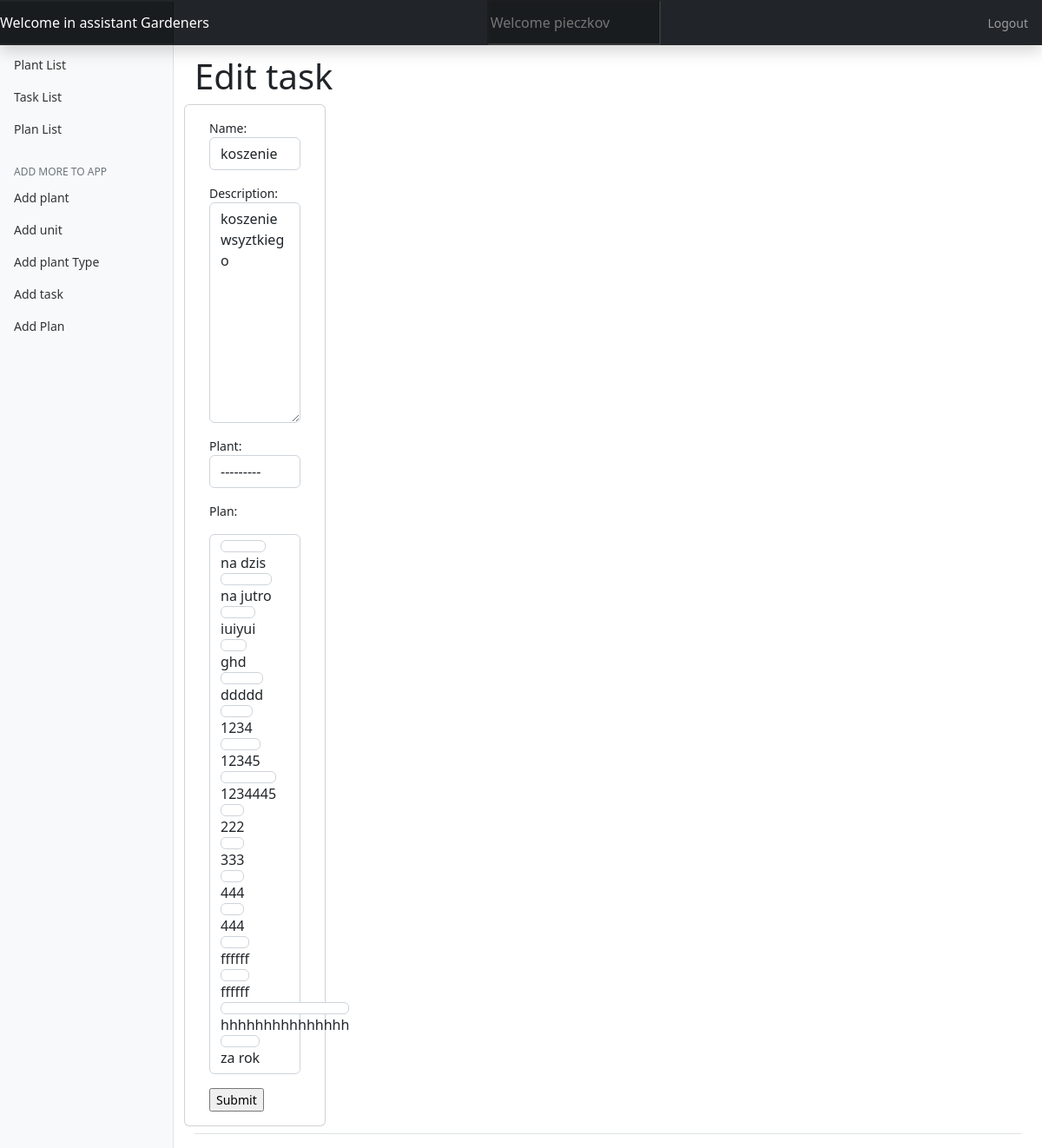
The app's page /task_view/update/1/ (signed in), older data.
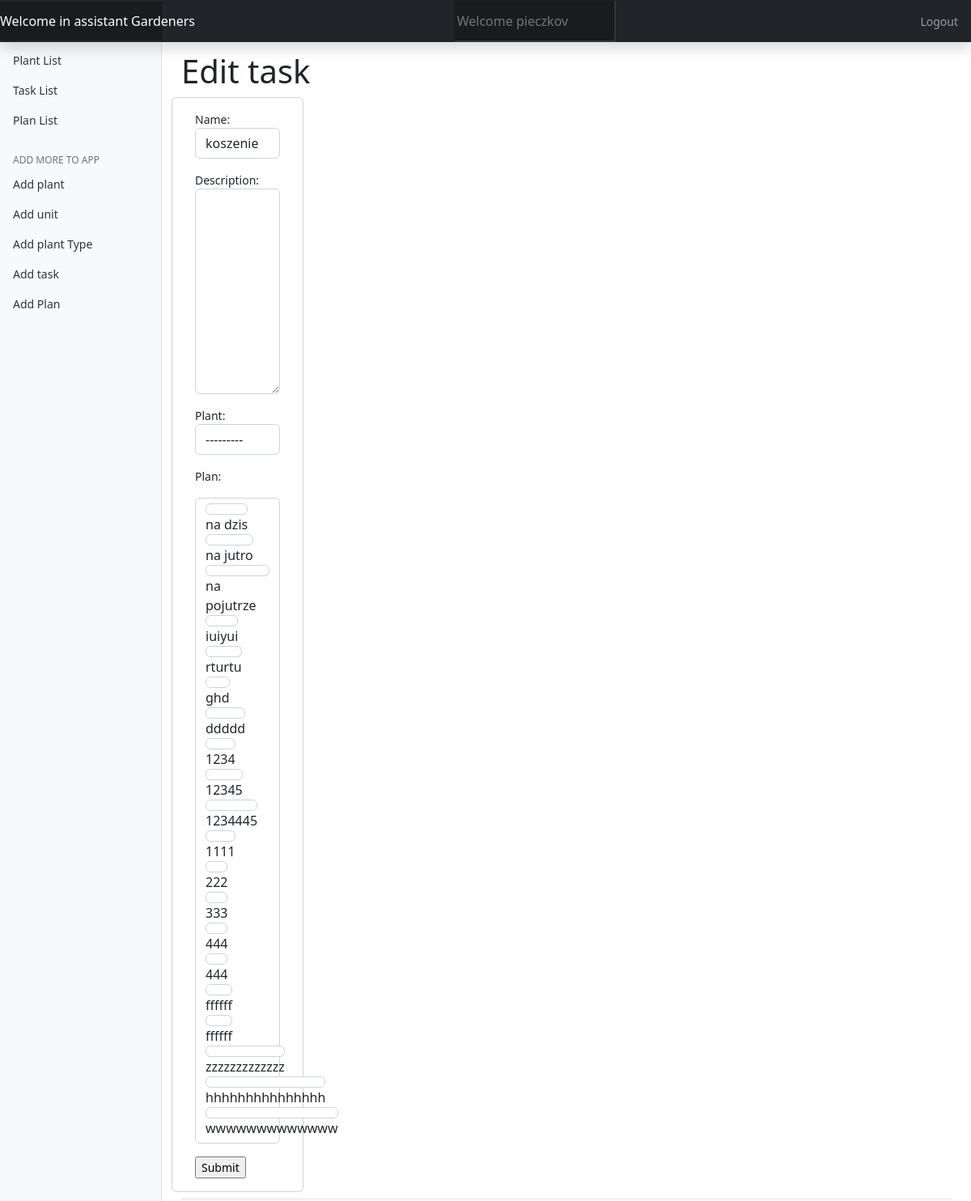
The same page, newer data.
### garden_app/models.py (models this page shows, shortened)
class Task(models.Model):
    name = models.CharField(max_length=60)
    description = models.TextField(blank=True, null=True)
    plant = models.ForeignKey(Plant, default=None, null=True, blank=True, on_delete=models.CASCADE)
    plan = models.ManyToManyField(PlanOfWork, blank=True)

class Plant(models.Model):
    name = models.CharField(max_length=60)
    species = models.CharField(null=True, blank=True, max_length=60)
    description = models.TextField(blank=True, null=True)
    amount = models.IntegerField(default=1)
    unit = models.ForeignKey(Unit, on_delete=models.CASCADE)
    type = models.ForeignKey(PlantType, on_delete=models.CASCADE)
    def __str__(self):
        return f"{self.name} {self.type.name}"

class PlantType(models.Model):
    name = models.CharField(max_length=60)

class PlanOfWork(models.Model):
    name = models.CharField(max_length=60)
    description = models.TextField(blank=True, null=True)
    created = models.DateField(auto_now=True)
    date = models.DateField(default=date.today)
    def __str__(self):
        return f"{self.name}"

### garden_app/views.py (the view)
# urls.py: path("task_view/update/<int:pk>/", views.EditTaskView.as_view(), name="edit_task"),
class EditTaskView(LoginRequiredMixin, UpdateView):
    model = Task
    form_class = AddTaskForm
    template_name = "forms/task_update_form.html"
    success_url = reverse_lazy("task_list")

### garden_app/forms.py
class AddTaskForm(forms.ModelForm):
    class Meta:
        model = Task
        fields = ["name", "description", "plant", "plan"]
        widgets = {
            "name": forms.TextInput(attrs={"class": "form-control"}),
            "description": forms.Textarea(attrs={"class": "form-control"}),
            "plan": forms.CheckboxSelectMultiple(attrs={"class": "form-control"}),
            "plant": forms.Select(attrs={"class": "form-control"}),
        }

### templates/forms/task_update_form.html (shortened to what this page needs)
{% extends "base.html" %}
{% load static %}
{% block content %}
    <main role="main" class="col-md-9 ml-sm-auto col-lg-10 px-4">
    <div class="d-flex justify-content-between flex-wrap flex-md-nowrap align-items-center pt-3 pb-2 mb-3 border-bottom">
        <div class="row">
            <h1>Edit task</h1>
            <div class="card w-25">
                <div class="card-body">
                    <form method="post" class="form ">
                        {{ form.as_p }}
                        <input type="submit">
                    </form>
                </div>
            </div>
        </div>
    </div>
    </main>
{% endblock %}

Row changes from the older to the newer data that the page shows:
changed Task "koszenie": description "koszenie wsyztkiego" → (not shown)
Text that changed along with them:
form field plan: "☑ ☐ ☐ ☐ ☐ ☐ ☐ ☐ ☐ ☐ ☐ ☐ ☐ ☐ ☐ ☑" → "☐ ☐ ☑ ☐ ☐ ☐ ☐ ☐ ☐ ☐ ☐ ☐ ☐ ☐ ☑ ☑ ☑ ☐ ☑ ☐"
text no longer shown: "Name: Description: Plant: Plan: na dzis na jutro iuiyui ghd ddddd 1234 12345 1234445 222 333 444 444 ffffff ffffff hhhhhhhhhhhhhhh za rok"
text now shown: "Name: Description: Plant: Plan: na dzis na jutro na pojutrze iuiyui rturtu ghd ddddd 1234 12345 1234445 1111 222 333 444 444 ffffff ffffff zzzzzzzzzzzzz hhhhhhhhhhhhhhh wwwwwwwwwwwww"
